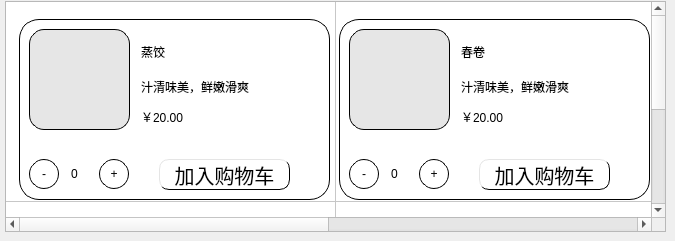
      <widget class="QWidget" name="page_9">
       <widget class="QTableWidget" name="tableWidget_6">
        <property name="geometry">
         <rect>
          <x>5</x>
          <y>1</y>
          <width>661</width>
          <height>231</height>
         </rect>
        </property>
        <attribute name="horizontalHeaderVisible">
         <bool>false</bool>
        </attribute>
        <attribute name="horizontalHeaderDefaultSectionSize">
         <number>330</number>
        </attribute>
        <attribute name="verticalHeaderVisible">
         <bool>false</bool>
        </attribute>
        <attribute name="verticalHeaderDefaultSectionSize">
         <number>200</number>
        </attribute>
        <row>
         <property name="text">
          <string>新建行</string>
         </property>
        </row>
        <row>
         <property name="text">
          <string>新建行</string>
         </property>
        </row>
        <column>
         <property name="text">
          <string>新建列</string>
         </property>
        </column>
        <column>
         <property name="text">
          <string>新建列</string>
         </property>
        </column>
       </widget>
       <widget class="QWidget" name="widget_snack1" native="true">
        <property name="geometry">
         <rect>
          <x>10</x>
          <y>10</y>
          <width>321</width>
          <height>201</height>
         </rect>
        </property>
        <widget class="QWidget" name="widget_12" native="true">
         <property name="geometry">
          <rect>
           <x>9</x>
           <y>9</y>
           <width>311</width>
           <height>181</height>
          </rect>
         </property>
         <property name="styleSheet">
          <string notr="true">QWidget{
	background-color: rgb(255, 255, 255);
	border-radius:20px;
	border:1px solid black;
}

QWidget:hover{
	border-radius:20px;
	border:1px solid blue;
}
QToolButton{

	border-radius:15px;
}
QPushButton:hover{
	background-color: rgb(0, 170, 255);
}
QToolButton:hover{
	color: rgb(0, 170, 255);
}</string>
         </property>
         <widget class="QToolButton" name="meicai_jian_9">
          <property name="geometry">
           <rect>
            <x>10</x>
            <y>140</y>
            <width>30</width>
            <height>30</height>
           </rect>
          </property>
          <property name="text">
           <string>-</string>
          </property>
         </widget>
         <widget class="QLineEdit" name="meicai_text_9">
          <property name="geometry">
           <rect>
            <x>120</x>
            <y>60</y>
            <width>181</width>
            <height>21</height>
           </rect>
          </property>
          <property name="styleSheet">
           <string notr="true">QLineEdit{
	border:none;
	font:20px &quot;楷体&quot;;
}</string>
          </property>
          <property name="text">
           <string>汁清味美，鲜嫩滑爽</string>
          </property>
          <property name="readOnly">
           <bool>true</bool>
          </property>
         </widget>
         <widget class="QLabel" name="meicai_tu_9">
          <property name="geometry">
           <rect>
            <x>10</x>
            <y>10</y>
            <width>101</width>
            <height>101</height>
           </rect>
          </property>
          <property name="styleSheet">
           <string notr="true">QLabel{
	background-color: ;
	background-color: rgb(230, 230, 230);
	border-radius:15px;
}
</string>
          </property>
          <property name="text">
           <string/>
          </property>
          <property name="pixmap">
           <pixmap resource="images.qrc">:/jiaozi.webp</pixmap>
          </property>
          <property name="scaledContents">
           <bool>true</bool>
          </property>
         </widget>
         <widget class="QPushButton" name="meicai_bt_9">
          <property name="geometry">
           <rect>
            <x>140</x>
            <y>140</y>
            <width>131</width>
            <height>31</height>
           </rect>
          </property>
          <property name="styleSheet">
           <string notr="true">QPushButton{
	border-radius:10px;
	font:20px;
	border-left:1px solid rgb(229,229,229);
	border-top:1px solid rgb(229,229,229);
	
}</string>
          </property>
          <property name="text">
           <string>加入购物车</string>
          </property>
         </widget>
         <widget class="QLineEdit" name="meicai_line_9">
          <property name="geometry">
           <rect>
            <x>120</x>
            <y>20</y>
            <width>161</width>
            <height>31</height>
           </rect>
          </property>
          <property name="styleSheet">
           <string notr="true">QLineEdit{
	border:none;
	font:30px &quot;楷体&quot;;
}</string>
          </property>
          <property name="text">
           <string>蒸饺</string>
          </property>
          <property name="readOnly">
           <bool>false</bool>
          </property>
         </widget>
         <widget class="QLineEdit" name="meicai_piece_9">
          <property name="geometry">
           <rect>
            <x>120</x>
            <y>90</y>
            <width>113</width>
            <height>21</height>
           </rect>
          </property>
          <property name="styleSheet">
           <string notr="true">QLineEdit{
	border:none;
	font:20px &quot;楷体&quot;;
}</string>
          </property>
          <property name="text">
           <string>￥20.00</string>
          </property>
          <property name="readOnly">
           <bool>true</bool>
          </property>
         </widget>
         <widget class="QToolButton" name="meicai_jia_9">
          <property name="geometry">
           <rect>
            <x>80</x>
            <y>140</y>
            <width>30</width>
            <height>30</height>
           </rect>
          </property>
          <property name="styleSheet">
           <string notr="true"/>
          </property>
          <property name="text">
           <string>+</string>
          </property>
         </widget>
         <widget class="QLineEdit" name="jiao_num">
          <property name="geometry">
           <rect>
            <x>50</x>
            <y>140</y>
            <width>21</width>
            <height>30</height>
           </rect>
          </property>
          <property name="styleSheet">
           <string notr="true">QLineEdit {

	border:none;
}</string>
          </property>
          <property name="text">
           <string>0</string>
          </property>
         </widget>
        </widget>
       </widget>
       <widget class="QWidget" name="widget_snack2" native="true">
        <property name="geometry">
         <rect>
          <x>330</x>
          <y>10</y>
          <width>321</width>
          <height>201</height>
         </rect>
        </property>
        <widget class="QWidget" name="widget_14" native="true">
         <property name="geometry">
          <rect>
           <x>9</x>
           <y>9</y>
           <width>311</width>
           <height>181</height>
          </rect>
         </property>
         <property name="styleSheet">
          <string notr="true">QWidget{
	background-color: rgb(255, 255, 255);
	border-radius:20px;
	border:1px solid black;
}

QWidget:hover{
	border-radius:20px;
	border:1px solid blue;
}
QToolButton{
	
	border-radius:15px;
}
QPushButton:hover{
	background-color: rgb(0, 170, 255);
}
QToolButton:hover{
	color: rgb(0, 170, 255);
}</string>
         </property>
         <widget class="QToolButton" name="meicai_jian_10">
          <property name="geometry">
           <rect>
            <x>10</x>
            <y>140</y>
            <width>30</width>
            <height>30</height>
           </rect>
          </property>
          <property name="text">
           <string>-</string>
          </property>
         </widget>
         <widget class="QLineEdit" name="meicai_text_10">
          <property name="geometry">
           <rect>
            <x>120</x>
            <y>60</y>
            <width>181</width>
            <height>21</height>
           </rect>
          </property>
          <property name="styleSheet">
           <string notr="true">QLineEdit{
	border:none;
	font:20px &quot;楷体&quot;;
}</string>
          </property>
          <property name="text">
           <string>汁清味美，鲜嫩滑爽</string>
          </property>
          <property name="readOnly">
           <bool>true</bool>
          </property>
         </widget>
         <widget class="QLabel" name="meicai_tu_10">
          <property name="geometry">
           <rect>
            <x>10</x>
            <y>10</y>
            <width>101</width>
            <height>101</height>
           </rect>
          </property>
          <property name="styleSheet">
           <string notr="true">QLabel{
	background-color: ;
	background-color: rgb(230, 230, 230);
	border-radius:15px;
}
</string>
          </property>
          <property name="text">
           <string/>
          </property>
          <property name="pixmap">
           <pixmap resource="images.qrc">:/chunjuan.webp</pixmap>
          </property>
          <property name="scaledContents">
           <bool>true</bool>
          </property>
         </widget>
         <widget class="QPushButton" name="meicai_bt_10">
          <property name="geometry">
           <rect>
            <x>140</x>
            <y>140</y>
            <width>131</width>
            <height>31</height>
           </rect>
          </property>
          <property name="styleSheet">
           <string notr="true">QPushButton{
	border-radius:10px;
	font:20px;
	border-left:1px solid rgb(229,229,229);
	border-top:1px solid rgb(229,229,229);
	
}</string>
          </property>
          <property name="text">
           <string>加入购物车</string>
          </property>
         </widget>
         <widget class="QLineEdit" name="meicai_line_10">
          <property name="geometry">
           <rect>
            <x>120</x>
            <y>20</y>
            <width>161</width>
            <height>31</height>
           </rect>
          </property>
          <property name="styleSheet">
           <string notr="true">QLineEdit{
	border:none;
	font:30px &quot;楷体&quot;;
}</string>
          </property>
          <property name="text">
           <string>春卷</string>
          </property>
          <property name="readOnly">
           <bool>false</bool>
          </property>
         </widget>
         <widget class="QLineEdit" name="meicai_piece_10">
          <property name="geometry">
           <rect>
            <x>120</x>
            <y>90</y>
            <width>113</width>
            <height>21</height>
           </rect>
          </property>
          <property name="styleSheet">
           <string notr="true">QLineEdit{
	border:none;
	font:20px &quot;楷体&quot;;
}</string>
          </property>
          <property name="text">
           <string>￥20.00</string>
          </property>
          <property name="readOnly">
           <bool>true</bool>
          </property>
         </widget>
         <widget class="QToolButton" name="meicai_jia_10">
          <property name="geometry">
           <rect>
            <x>80</x>
            <y>140</y>
            <width>30</width>
            <height>30</height>
           </rect>
          </property>
          <property name="styleSheet">
           <string notr="true"/>
          </property>
          <property name="text">
           <string>+</string>
          </property>
         </widget>
         <widget class="QLineEdit" name="juan_num">
          <property name="geometry">
           <rect>
            <x>50</x>
            <y>140</y>
            <width>21</width>
            <height>30</height>
           </rect>
          </property>
          <property name="styleSheet">
           <string notr="true">QLineEdit {

	border:none;
}</string>
          </property>
          <property name="text">
           <string>0</string>
          </property>
         </widget>
        </widget>
       </widget>
      </widget>
